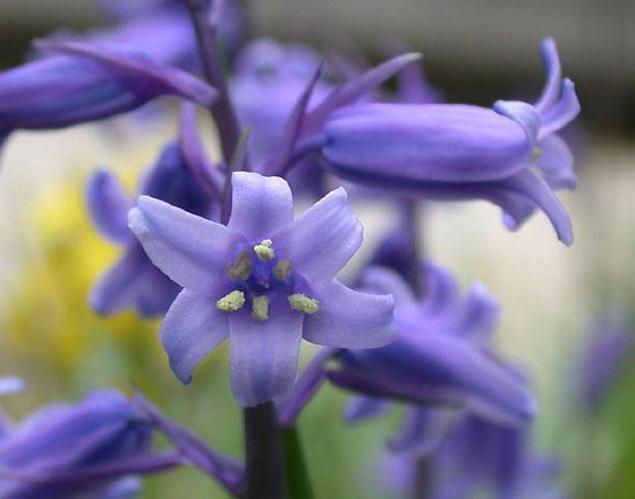
#> input picture notebooks/Image Mining-flowers/train_data/Bluebell/1.jpg, 635 x 499 px, found by its file name
$ jupyter execute opencv.ipynb   (shell and % lines are left out)
#> lines starting #> are read from the running program, lines starting #| are printed output that depends on the picture
[cell 1]
import matplotlib.pyplot as plt
import cv2
import numpy as np

[cell 2]
img = cv2.imread('train_data/Daffodil/1.jpg')
#> img is the input picture: shape (499, 635, 3); mean B, G, R 144.2, 117.4, 122.5

[cell 3]
image_hsv = cv2.cvtColor(img, cv2.COLOR_BGR2HSV)
#> image_hsv: shape (499, 635, 3); mean H, S, V 90.2, 82, 156.4

[cell 4]
image = cv2.resize(img, (500,500))
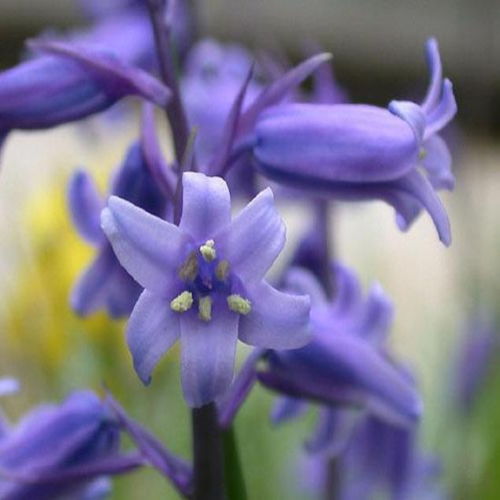
#> image: shape (500, 500, 3); mean B, G, R 144.1, 117.3, 122.4
image_hsv = cv2.cvtColor(image, cv2.COLOR_BGR2HSV)
#> image_hsv: shape (500, 500, 3); mean H, S, V 90.1, 82, 156.3
hist = cv2.calcHist([image],[0, 1, 2], None, [8, 8, 8], [0, 256, 0, 256, 0 , 256])
cv2.normalize(hist, hist)
image_histogram = hist.flatten()
#> image_histogram = 512 values, max 0.352 at index 219, min 0 at index 2, mean 0.0122

[cell 5]
np.shape(image_histogram)
#> Out = (512,)

[cell 6]
image_hsv

[cell 7]
np.shape(img)
#> Out = (499, 635, 3)

[cell 8]
hist = cv2.calcHist([img], [0], None, [256],[0,256])
#> hist = 256 values, max 3030 at index 255, min 16 at index 5, mean 1237.8
hist
#> Out has the same summary as hist

[cell 9]
plt.plot(hist, color='blue')
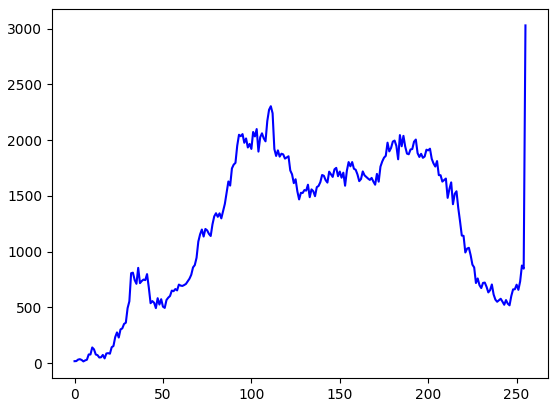
#> figure drawn by matplotlib, 1 panel; curve peaks at x = 255, y = 3030

[cell 10]
for channel, col in enumerate(('b','g','r')):
    hist = cv2.calcHist([img],[channel], None, [256],[0, 256])
    plt.plot(hist, color=col)
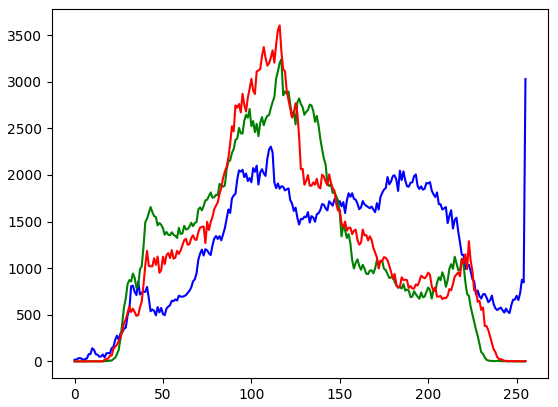
#> figure drawn by matplotlib, 1 panel; curve peaks at x = 255, y = 3030; curve peaks at x = 117, y = 3241; curve peaks at x = 116, y = 3605

[cell 11]
grayImg = cv2.cvtColor(img, cv2.COLOR_BGR2GRAY)
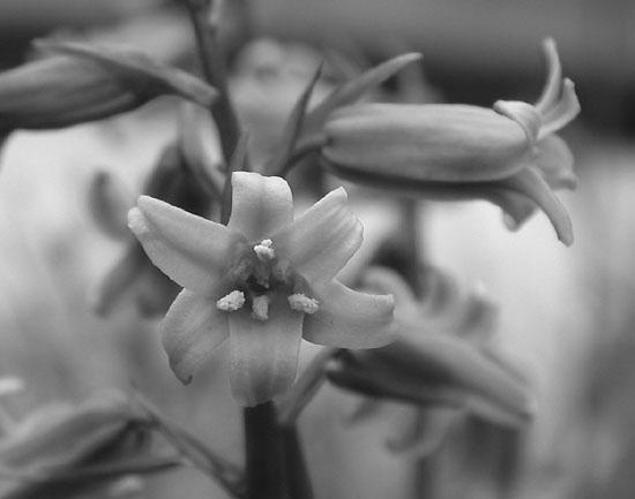
#> grayImg: shape (499, 635); min 9, max 254, mean 122
hue_features = cv2.HuMoments(cv2.moments(grayImg)).flatten()
#> hue_features = [0.00139, 2.2e-07, 7.97e-12, 1.48e-12, 2.32e-24, 4.2e-17, 4.54e-24]
hue_features
#> Out has the same summary as hue_features

$ run again, with notebooks/Image Mining-flowers/train_data/Bluebell/16.jpg copied over notebooks/Image Mining-flowers/train_data/Bluebell/1.jpg
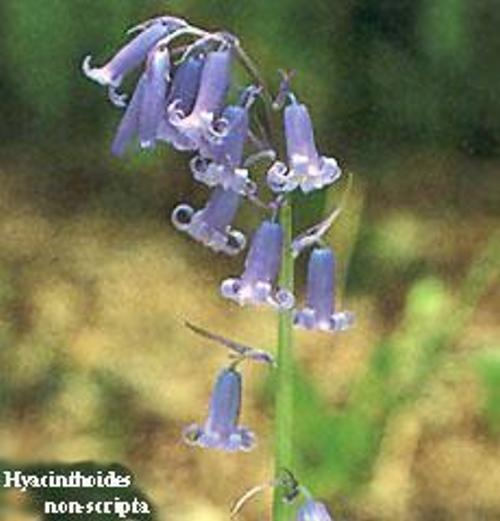
#> input picture notebooks/Image Mining-flowers/train_data/Bluebell/16.jpg, 500 x 521 px, found by its file name
#> img is the input picture: shape (521, 500, 3); mean B, G, R 86.4, 123.6, 122.7
#> `image = cv2.resize(img, (500,500))`:
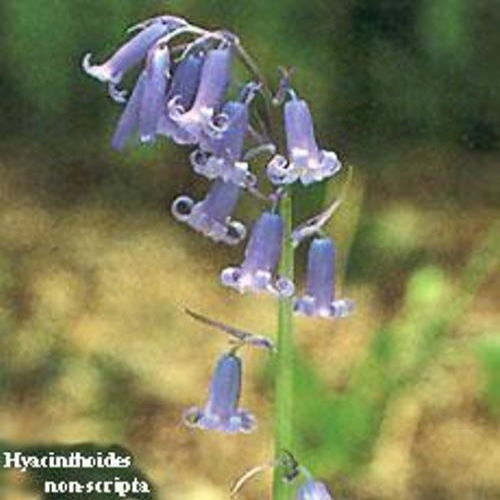
#> image: shape (500, 500, 3); mean B, G, R 86.3, 123.5, 122.6
#> image_histogram = 512 values, max 0.505 at index 82, min 0 at index 2, mean 0.00898
#> hist = 256 values, max 4420 at index 54, min 0 at index 1, mean 1017.6
#> `hist`: Out has the same summary as hist
#> `grayImg = cv2.cvtColor(img, cv2.COLOR_BGR2GRAY)`:
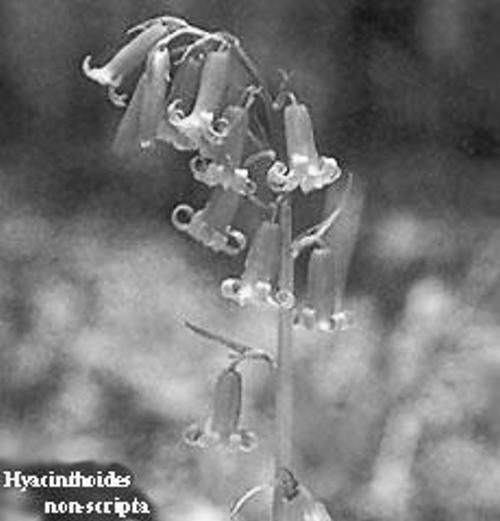
#> grayImg: shape (521, 500); min 7, max 255, mean 119.1
#> hue_features = [0.00128, 1.02e-08, 6.49e-11, 2.4e-11, 8.9e-22, 1.08e-15, -3.17e-22]
#> `hue_features`: Out has the same summary as hue_features

$ run again, with notebooks/Image Mining-flowers/train_data/Bluebell/17.jpg copied over notebooks/Image Mining-flowers/train_data/Bluebell/1.jpg
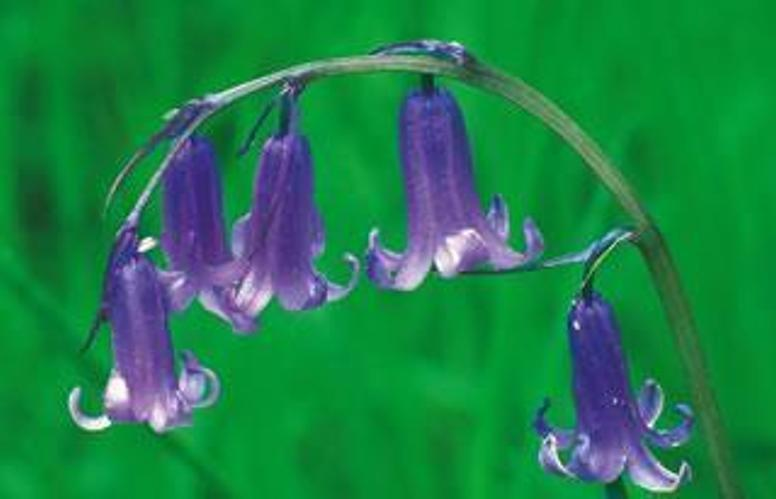
#> input picture notebooks/Image Mining-flowers/train_data/Bluebell/17.jpg, 776 x 499 px, found by its file name
#> img is the input picture: shape (499, 776, 3); mean B, G, R 72.7, 129.1, 28.2
#> `image = cv2.resize(img, (500,500))`:
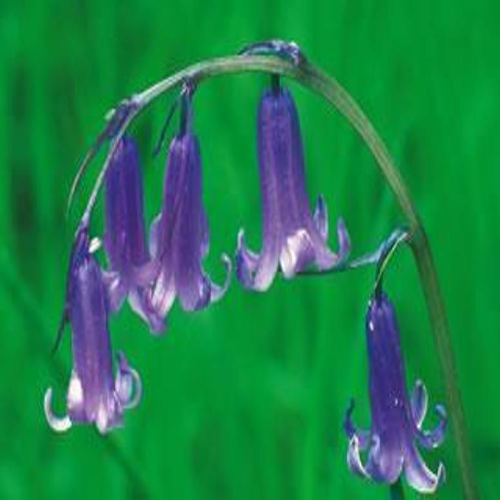
#> image: shape (500, 500, 3); mean B, G, R 72.6, 129, 28.1
#> image_histogram = 512 values, max 0.967 at index 96, min 0 at index 0, mean 0.00354
#> hist = 256 values, max 24933 at index 49, min 0 at index 0, mean 1512.6
#> `hist`: Out has the same summary as hist
#> `grayImg = cv2.cvtColor(img, cv2.COLOR_BGR2GRAY)`:
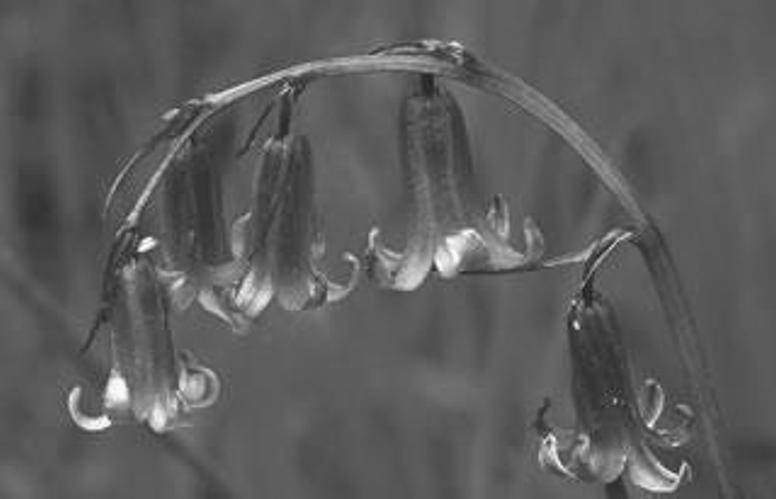
#> grayImg: shape (499, 776); min 30, max 254, mean 92.5
#> hue_features = [0.00193, 6.02e-07, 1.13e-12, 5.78e-14, -1.38e-26, 5.56e-18, 5.42e-27]
#> `hue_features`: Out has the same summary as hue_features

$ run again, with notebooks/Image Mining-flowers/train_data/Bluebell/18.jpg copied over notebooks/Image Mining-flowers/train_data/Bluebell/1.jpg
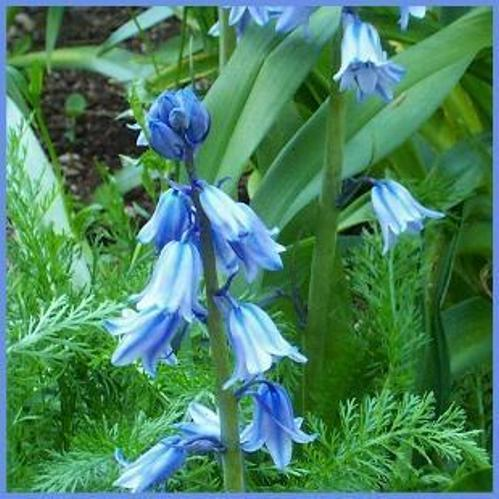
#> input picture notebooks/Image Mining-flowers/train_data/Bluebell/18.jpg, 499 x 499 px, found by its file name
#> img is the input picture: shape (499, 499, 3); mean B, G, R 97.1, 130.8, 74.2
#> image_histogram = 512 values, max 0.547 at index 89, min 0 at index 2, mean 0.0111
#> hist = 256 values, max 3487 at index 0, min 386 at index 169, mean 972.7
#> `hist`: Out has the same summary as hist
#> `[cell 10] for channel, col in enumerate(('b','g','r')): hist = cv2.cal..`:
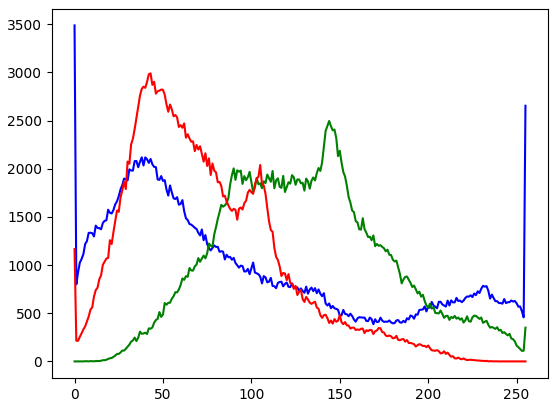
#> figure drawn by matplotlib, 1 panel; curve peaks at x = 0, y = 3487; curve peaks at x = 144, y = 2495; curve peaks at x = 43, y = 2989
#> `grayImg = cv2.cvtColor(img, cv2.COLOR_BGR2GRAY)`:
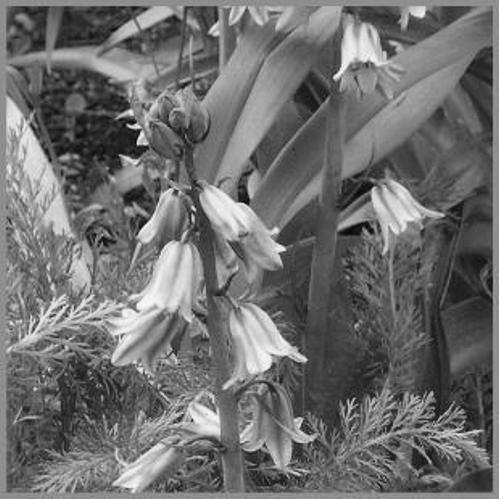
#> grayImg: shape (499, 499); min 3, max 250, mean 110
#> hue_features = [0.00148, 8.63e-09, 8.23e-12, 9.9e-12, -8.61e-23, -5.53e-16, -2.38e-23]
#> `hue_features`: Out has the same summary as hue_features
